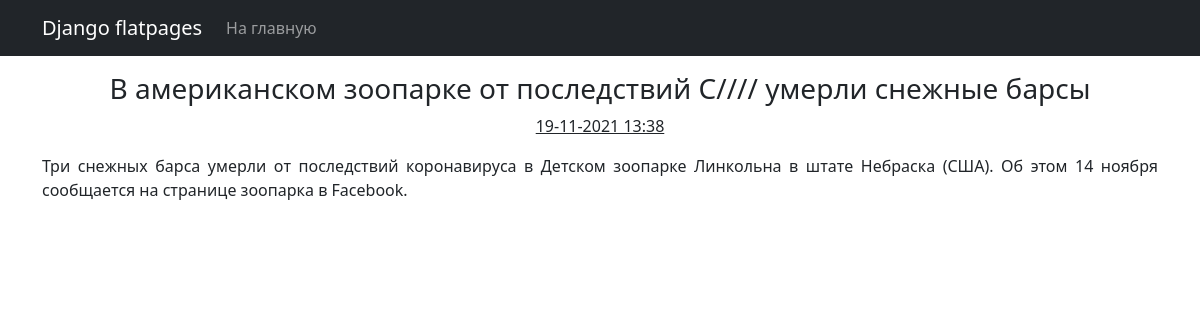
/news/6, run on the app's committed database.
### simpleapp/models.py (models this page shows)
class News(models.Model):
    title = models.CharField(max_length=128, unique=True)
    created = models.DateTimeField(auto_now_add=True)
    text = models.TextField()

### simpleapp/views.py (the view)
# urls.py: path('<int:pk>', Post.as_view()),
class Post(DetailView):
    model = News
    template_name = 'post.html'
    context_object_name = 'post'

### simpleapp/templatetags/simpleapp_filters.py (called while the page is built)
@register.filter(name='censor')
def censor(value):
    if isinstance(value, str):
        result = str(value)
        for key in censor_dict.keys():
            result = result.replace(key, censor_dict[key])
        return result
    else:
        raise ValueError(f'Нельзя отфильтровать тип, отличный от {type(value)}')

### templates/post.html (shortened to what this page needs)
{% extends 'flatpages/default.html' %}
{% load simpleapp_filters %}
{% block content %}
<p><h3>{{ post.title|censor }}</h3> <u>{{ post.created|date:'d-m-Y H:i' }}</u></p>
<p align="justify">{{ post.text|censor }}</p>
{% endblock content %}

### data on the page
News: title|censor "В американском зоопарке от последствий C//// умерли снежные барсы", created "19-11-2021 13:38", text|censor "Три снежных барса умерли от последствий коронавируса в Детском зоопарке Линкольна в штате Небраска (США). Об этом 14 ноября сообщается на странице зоопарка в Facebook."
